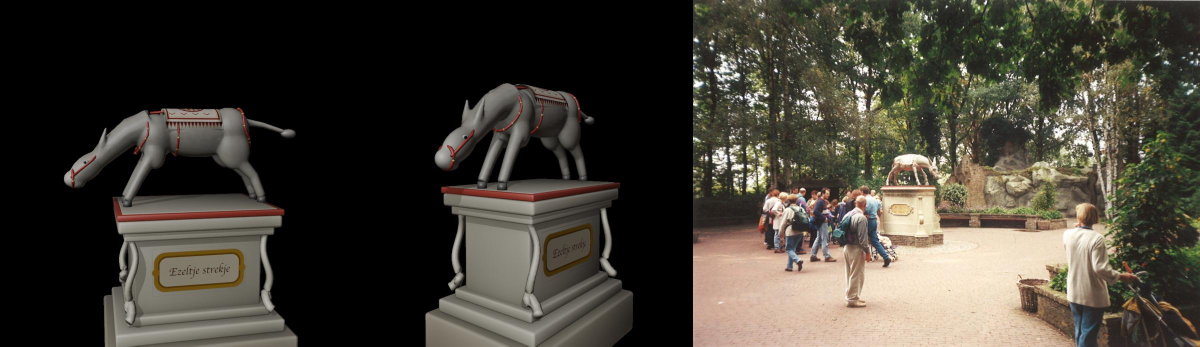
#> input picture models/AR_Ezeltje/review/klei_vs_foto.jpg, 2400 x 693 px (shown at 1/2 size)
$ python 04b_fototexturen.py ../../AR_Ezeltje/review/klei_vs_foto.jpg
#> lines starting #> are read from the running program, lines starting #| are printed output that depends on the picture
"""04b_fototexturen: sierpanelen uit echte beelden (Daan 16 nov: "uit echte foto's"), rechtgetrokken naar de UV van het model.
- sierveld: video fmEZsIkqsl8 (Eftelwesley, "Ontdek de Efteling - Pagode") op 6:45 (frame 405, 1920x1080), middelste gevel recht
  van voren; driehoek (voet links, voet rechts, punt) -> textuur (0,1), (1,1), (0.5,0).
- trommel: ref/eftepedia/Pagode-toren-close.jpg (3024x1690), middelste paneel van de achthoekige trommel (vierhoek).
- pannen: getekend ruitrooster (video 6:45: oranje ruiten met dunne lichte voegen).
Bronnen staan in ../BRON.txt. Uit: textures/PG_sierveld_*, PG_trommel_*, PG_pannen_* (overschrijft de getekende versies).
Gebruik: python3 build/04b_fototexturen.py <pad naar videoframe 405>"""
import os, sys
import numpy as np
from PIL import Image, ImageFilter, ImageOps

D = os.path.dirname(os.path.dirname(os.path.abspath(__file__)))
T = os.path.join(D, 'textures'); N = 1024


def normaal_uit(kleur, sterkte=3.0, blur=1.5):
    g = np.asarray(ImageOps.grayscale(kleur).filter(ImageFilter.GaussianBlur(blur))).astype(np.float32) / 255
    gy, gx = np.gradient(g)
    nx, ny, nz = -gx * sterkte * 10, gy * sterkte * 10, np.ones_like(g)
    l = np.sqrt(nx ** 2 + ny ** 2 + nz ** 2)
    return Image.fromarray(((np.stack([nx / l, ny / l, nz / l], -1) * 0.5 + 0.5) * 255).astype(np.uint8))


def perspectief(bron, quad, maat):
    """quad = 4 punten in de bron (linksboven, rechtsboven, rechtsonder, linksonder) -> rechthoek maat."""
    W, H = maat
    dst = [(0, 0), (W, 0), (W, H), (0, H)]
    A, B = [], []
    for (x, y), (u, v) in zip(quad, dst):
        A.append([u, v, 1, 0, 0, 0, -x * u, -x * v]); B.append(x)
        A.append([0, 0, 0, u, v, 1, -y * u, -y * v]); B.append(y)
    c = np.linalg.solve(np.array(A, float), np.array(B, float))
    return bron.transform((W, H), Image.PERSPECTIVE, tuple(c), Image.BICUBIC)


def affien_driehoek(bron, tri, maat):
    """tri = (voet links, voet rechts, punt) in de bron -> textuur met voet onderaan en punt bovenmidden."""
    W, H = maat
    dst = [(0, H), (W, H), (W / 2, 0)]
    A, B = [], []
    for (x, y), (u, v) in zip(tri, dst):
        A.append([u, v, 1, 0, 0, 0]); B.append(x)
        A.append([0, 0, 0, u, v, 1]); B.append(y)
    c = np.linalg.solve(np.array(A, float), np.array(B, float))
    return bron.transform((W, H), Image.AFFINE, tuple(c), Image.BICUBIC)


def ophelderen(im, factor):
    a = np.asarray(im).astype(np.float32) * factor
    return Image.fromarray(np.clip(a, 0, 255).astype(np.uint8))


frame = Image.open(sys.argv[1]).convert('RGB')
#> frame is the input picture: PIL image 2400x693 RGB; mean R, G, B 67.1, 62.7, 53.5
# sierveld: gemeten op frame 405 (1920 breed): voet links (504,284), voet rechts (883,284), punt (693,29)
sv = affien_driehoek(frame, [(504, 284), (883, 284), (693, 29)], (N, N))
#> in affien_driehoek, `return bron.transform((W, H), Image.AFFINE, tuple(c), Image.BICUBIC)`:
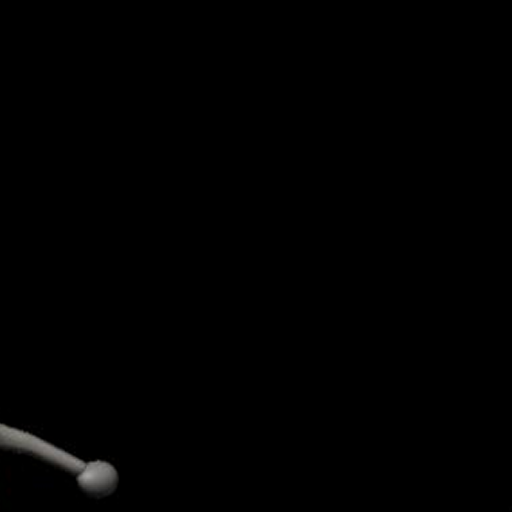
#> returned value: PIL image 1024x1024 RGB (shown at 1/2 size); mean R, G, B 1, 1, 1
sv = ophelderen(sv, 1.10)                              # video licht onderbelicht in de schaduw van de goot
sv.save(os.path.join(T, 'PG_sierveld_kleur.png')); normaal_uit(sv, 3.0).save(os.path.join(T, 'PG_sierveld_normaal.png'))
#> in normaal_uit, `gy, gx = np.gradient(g)`:
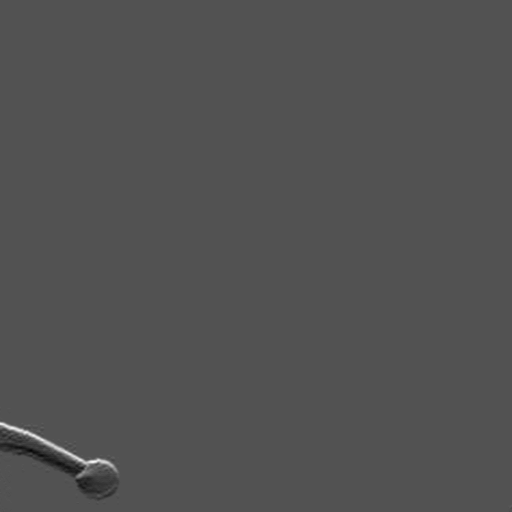
#> gy: shape (1024, 1024) float32 (shown at 1/2 size); min -0.0392, max 0.0824, mean 2.43e-08; drawn with min black and max white
#> in normaal_uit, `gy, gx = np.gradient(g)`:
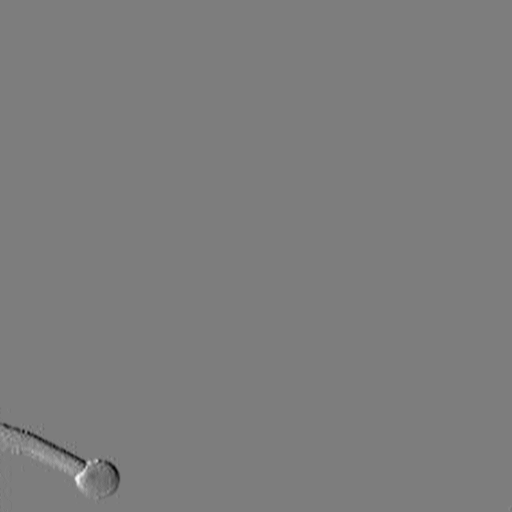
#> gx: shape (1024, 1024) float32 (shown at 1/2 size); min -0.051, max 0.0529, mean -1.69e-05; drawn with min black and max white
#> in normaal_uit, `nx, ny, nz = -gx * sterkte * 10, gy * sterkte * 10, np.ones_like(g)`: nz: shape (1024, 1024) float32; every value is 1
#> in normaal_uit, `return Image.fromarray(((np.stack([nx / l, ny / l, nz / l], -1) * 0.5 ..`:
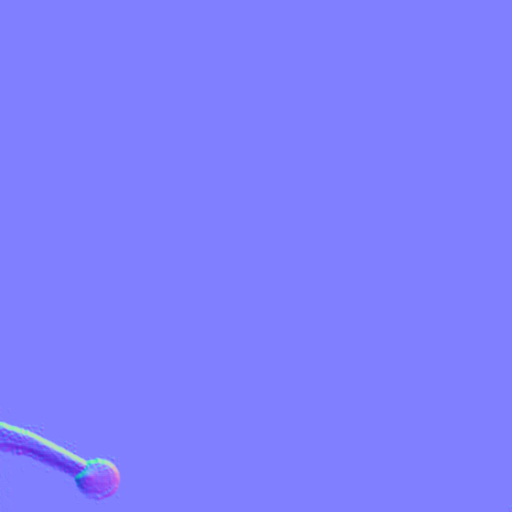
#> returned value: PIL image 1024x1024 RGB (shown at 1/2 size); mean R, G, B 127, 126.9, 254.7

# trommel: Pagode-toren-close.jpg, middelste paneel: LB (1285,273) RB (1928,273) RO (2020,1214) LO (1256,1218)
#> (the run stopped early here; a loop or call above may not have finished)

$ run again, on models/AR_Ezeltje/review/studio_v3_kop.jpg
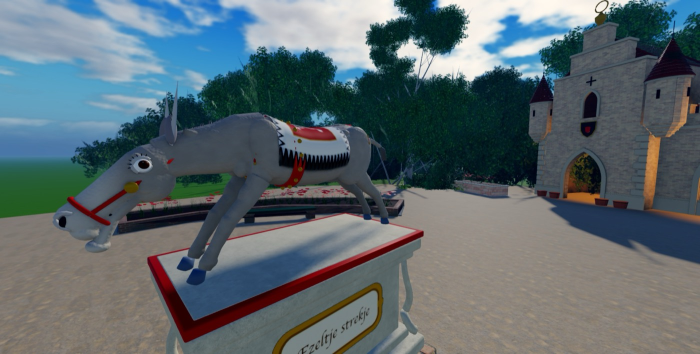
#> input picture models/AR_Ezeltje/review/studio_v3_kop.jpg, 1400 x 708 px (shown at 1/2 size)
#> frame is the input picture: PIL image 1400x708 RGB; mean R, G, B 91.3, 104.4, 109.5
#> nz: shape (1024, 1024) float32; every value is 1
#> in normaal_uit, `l = np.sqrt(nx ** 2 + ny ** 2 + nz ** 2)`:
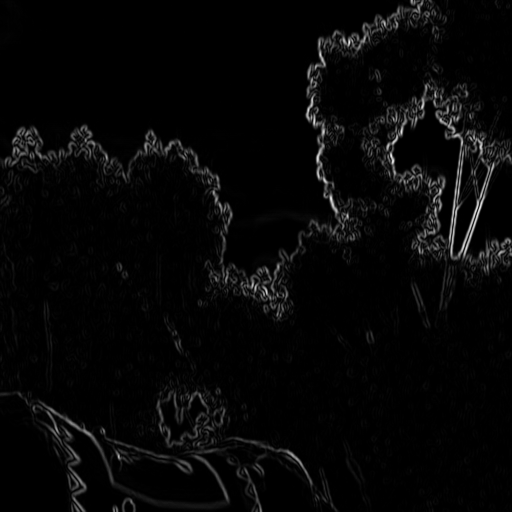
#> l: shape (1024, 1024) float32 (shown at 1/2 size); min 1, max 4.37, mean 1.09; drawn with min black and max white
#> in normaal_uit, `return Image.fromarray(((np.stack([nx / l, ny / l, nz / l], -1) * 0.5 ..`:
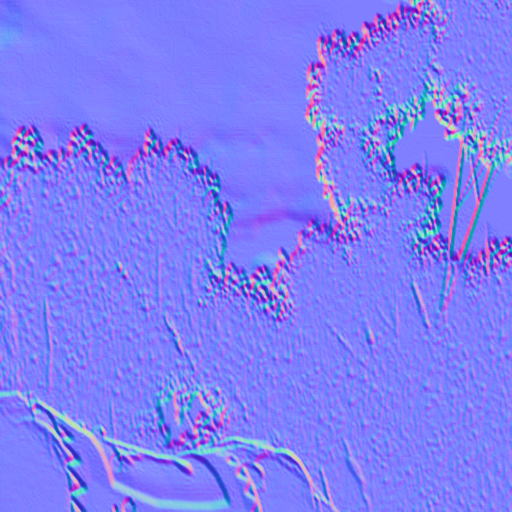
#> returned value: PIL image 1024x1024 RGB (shown at 1/2 size); mean R, G, B 127.1, 125.7, 247.1
